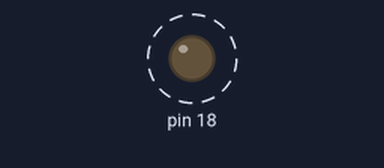
Bench run of a sketch on a simulated Arduino Uno, built with avr-gcc and run on an emulated ATmega328P. On the bench: output pins drawn as LEDs (lit = HIGH). Dashed ring = blinking.

Above: at 0.2 s.
Timing chart, 0 to 3.0 s (numbered marks = the images above):
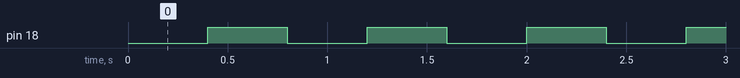

Measured:
- by itself, pin 18: alternates HIGH for 0.40 s and LOW for 0.40 s

The sketch:

liga-led15Jun.ino
```cpp
void setup() {
  // put your setup code here, to run once:
pinMode(18, OUTPUT);

}

void loop() {
  // put your main code here, to run repeatedly:
  digitalWrite(18, LOW);
  delay(400);
  digitalWrite(18, HIGH);
  delay(400);

}
```
